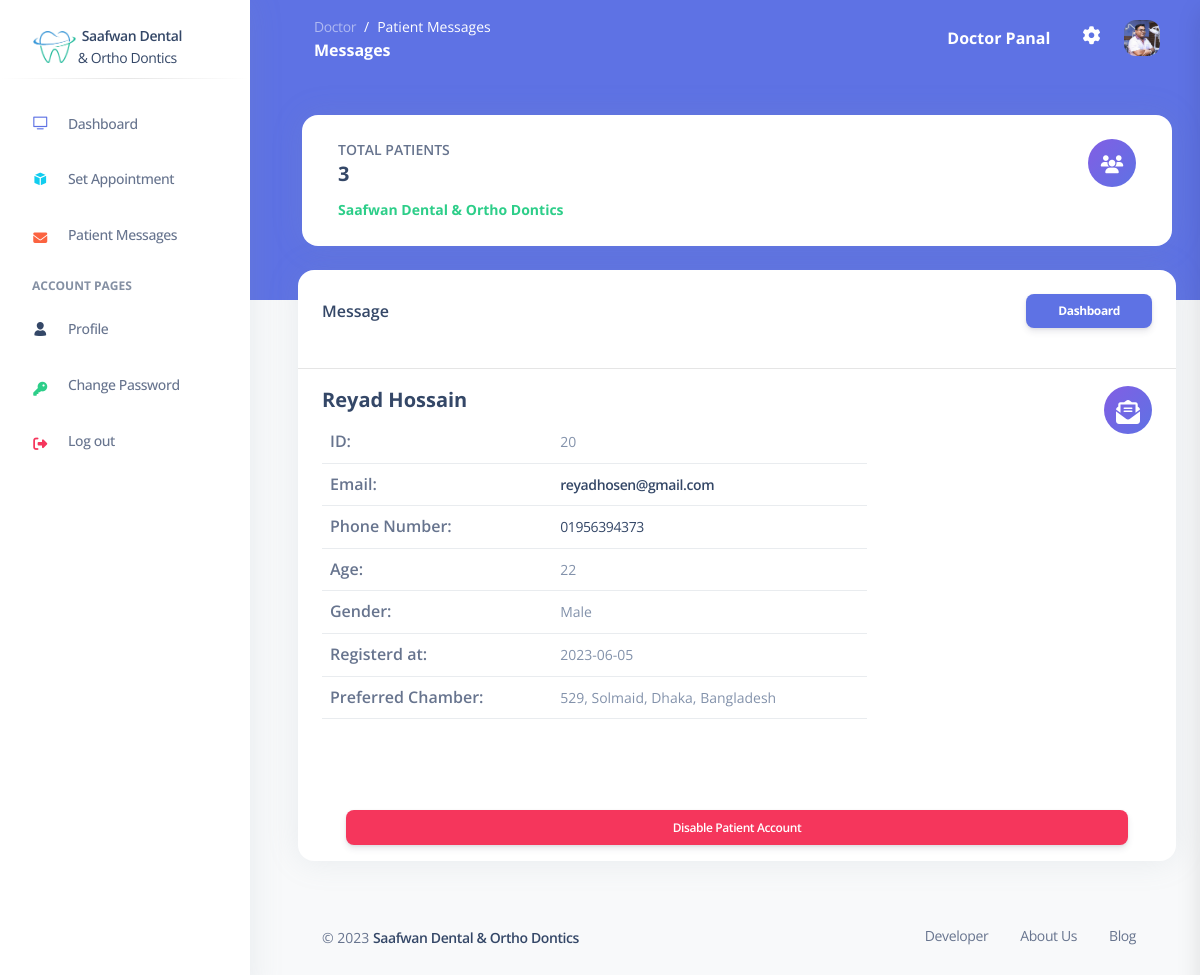
The app's page /View/doctor/patientView.php?patient-id=20 (signed in) with its own data.
### tables this page shows
CREATE TABLE `patients` (
  `id` int(11) NOT NULL,
  `name` varchar(50) NOT NULL,
  `phone` varchar(20) NOT NULL,
  `email` varchar(50) DEFAULT NULL,
  `password` varchar(20) NOT NULL,
  `age` int(200) DEFAULT NULL,
  `gender` varchar(10) DEFAULT NULL,
  `default_chamber` int(11) DEFAULT NULL,
  `created_at` date DEFAULT NULL,
  `status` tinyint(1) DEFAULT NULL
);

CREATE TABLE `doctors` (
  `id` int(11) NOT NULL,
  `name` varchar(50) NOT NULL,
  `email` varchar(50) NOT NULL,
  `phone` varchar(20) NOT NULL,
  `password` varchar(20) NOT NULL,
  `created_at` date DEFAULT NULL,
  `deleted_at` date DEFAULT NULL,
  `chamber1` varchar(250) NOT NULL,
  `chamber2` varchar(250) DEFAULT NULL
);

### View/doctor/patientView.php (the view, shortened to what this page needs)
<!DOCTYPE html>
<html lang="en">
<head>
    <link href="../../assets/css/nucleo-icons.css" rel="stylesheet" />
    <link href="../../assets/css/nucleo-svg.css" rel="stylesheet" />
    <link href="../../assets/css/nucleo-svg.css" rel="stylesheet" />
    <link id="pagestyle" href="../../assets/css/argon-dashboard.css?v=2.0.4" rel="stylesheet" />
</head>
<body class="g-sidenav-show   bg-gray-100">
    <aside class="sidenav bg-white navbar navbar-vertical navbar-expand-xs border-0 fixed-start " id="sidenav-main">
        <?php
        include("../components/doctorSidebar.php");
        function chamber($chamber)
        {
            global $doc;
            if ($chamber == "1")
                return $doc["chamber1"];
            else if ($chamber == "2")
                return $doc["chamber2"];
        }
        if (isset($_GET['patient-id'])) {
            $id = $_GET['patient-id'];
            $user = $db->query("SELECT * FROM patients WHERE id = " . $id . "")->fetch_assoc();
        }
        ?>
    </aside>
    <main class="main-content position-relative border-radius-lg ">
        <nav class="navbar navbar-main navbar-expand-lg px-0 mx-4 shadow-none border-radius-xl " id="navbarBlur" data-scroll="false">
            <div class="container-fluid py-1 px-3">
                <nav aria-label="breadcrumb">
                    <ol class="breadcrumb bg-transparent mb-0 pb-0 pt-1 px-0 me-sm-6 me-5">
                        <li class="breadcrumb-item text-sm"><a class="opacity-5 text-white" href="javascript:;">Doctor</a></li>
                        <li class="breadcrumb-item text-sm text-white active" aria-current="page">Patient Messages</li>
                    </ol>
                    <h6 class="font-weight-bolder text-white mb-0">Messages</h6>
                </nav>
                <div class="collapse navbar-collapse mt-sm-0 mt-2 me-md-0 me-sm-4" id="navbar">
                    <div class="ms-md-auto pe-md-3 d-flex align-items-center">
                        <div class="input-group">
                            <h6 class="font-weight-bolder text-white mb-0">Doctor Panal</h6>
                        </div>
                    </div>
                    <ul class="navbar-nav  justify-content-end">
                        <li class="nav-item px-3 d-flex align-items-center">
                            <a href="javascript:;" class="nav-link text-white p-0">
                                <i class="fa fa-cog fixed-plugin-button-nav cursor-pointer text-lg"></i>
                            </a>
                        </li>
                        <li class="nav-item ps-2 d-flex align-items-center dropdown">
                            <a href="javascript:;" class="nav-link text-body p-0" id="dropdownMenuButton" data-bs-toggle="dropdown" aria-expanded="false">
                                <img src="../../assets/img/profile.jpg" class="avatar avatar-sm" alt="avatar" />
                            </a>
                        </li>
                    </ul>
                </div>
            </div>
        </nav>
        <div class="container-fluid py-4">
            <div class="row mx-1 my-3">
                <div class="card">
                    <div class="card-body">
                        <div class="row">
                            <div class="col-8">
                                <div class="numbers">
                                    <p class="text-sm mb-0 text-uppercase font-weight-bold">Total Patients</p>
                                    <h5 class="font-weight-bolder">
                                        <?php echo $allPatients->num_rows ?>
                                    </h5>
                                    <p class="mb-0">
                                        <span class="text-success text-sm font-weight-bolder">Saafwan Dental & Ortho Dontics</span>
                                    </p>
                                </div>
                            </div>
                            <div class="col-4 text-end">
                                <div class="icon icon-shape bg-gradient-primary shadow-primary text-center rounded-circle">
                                    <i class="fas fa-users text-lg opacity-10" aria-hidden="true"></i>
                                </div>
                            </div>
                        </div>
                    </div>
                </div>
            </div>
            <div class="row my-4">
                <div class="col-lg-12 mb-4">
                    <div class="card mb-4 h-100">
                        <div class="d-flex align-items-center">
                            <h6 class="m-4">Message</h6>
                            <a href="dashboard.php" class="btn btn-primary btn-sm ms-auto m-4">Dashboard</a>
                        </div>
                        <hr style=" border: 0; height: 0; border-top: 1px solid rgba(0, 0, 0, 0.4); border-bottom: 1px solid rgba(255, 255, 255, 0.3);" />
                        <div class="card-body px-4 pt-0 pb-2" style="height: 50vh; overflow-y: scroll;">
                            <div class="row">
                                <div class="col-8">
                                    <div class="numbers">
                                        <h5 class="font-weight-bolder">
                                            <?php echo $user['name'] ?>
                                        </h5>
                                        <table class="table align-items-center mb-0">
                                            <tbody>
                                                <tr>
                                                    <th>ID: </th>
                                                    <td><span class="text-secondary text-sm"><?php echo $user['id'] ?></span></td>
                                                </tr>
                                                <tr>
                                                    <th>Email:</th>
                                                    <td>
                                                        <a href="mailto:<?php echo $user['email'] ?>" class="text-sm mb-0 font-weight-bold"><?php echo $user['email'] ?></a>
                                                    </td>
                                                </tr>
                                                <tr>
                                                    <th>Phone Number: </th>
                                                    <td>
                                                        <a href="tel:<?php echo $user['phone'] ?>" class="text-sm mb-0 text-uppercase"><?php echo $user['phone'] ?></a>
                                                    </td>
                                                </tr>
                                                <tr>
                                                    <th>Age: </th>
                                                    <td><span class="text-secondary text-sm"><?php echo $user['age'] ?></span></td>
                                                </tr>
                                                <tr>
                                                    <th>Gender: </th>
                                                    <td><span class="text-secondary text-sm"><?php echo $user['gender'] ?></span></td>
                                                </tr>
                                                <tr>
                                                    <th>Registerd at: </th>
                                                    <td><span class="text-secondary text-sm"><?php echo $user['created_at'] ?></span></td>
                                                </tr>
                                                <tr>
                                                    <th>Preferred Chamber: </th>
                                                    <td><span class="text-secondary text-sm"><?php echo chamber($user['default_chamber']) ?></span></td>
                                                </tr>
                                            </tbody>
                                        </table>
                                    </div>
                                </div>
                                <div class="col-4 text-end">
                                    <div class="icon icon-shape bg-gradient-primary shadow-primary text-center rounded-circle">
                                        <i class="fas fa-envelope-open-text text-2xl opacity-10" aria-hidden="true"></i>
                                    </div>
                                </div>
                            </div>
                        </div>
                        <?php
                        if ($user['status'] == true) {
                            echo "
                            <a href='../../Controller/doctor/deletePatientController.php?patient-id=" .  $user['id'] . "' class='btn btn-danger font-weight-bold text-xs mx-5'>
                                Disable Patient Account
                            </a>
                            ";
                        }
                        ?>
                    </div>
                </div>
                <?php include("../components/doctorFooter.php"); ?>
            </div>
    </main>
</body>
</html>

### Assets/css/nucleo-svg.css (style rules this page uses)
.icon { display: inline-block; color: #111111; height: 1em; width: 1em; }
.icon { fill: currentColor; stroke: none; }

### records on screen
patients: name "Reyad Hossain", id "20", email "reyadhosen@gmail.com", phone "01956394373", age "22", gender "Male", created_at "2023-06-05", default_chamber.chamber1 "529, Solmaid, Dhaka, Bangladesh"

### other values on screen
$allPatients->num_rows "3"
